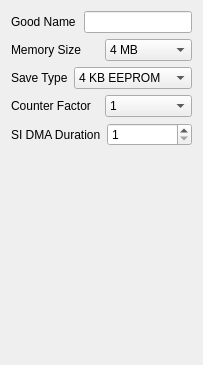
             <widget class="QWidget" name="innerGameTab">
              <attribute name="title">
               <string>Game</string>
              </attribute>
              <layout class="QVBoxLayout" name="verticalLayout_21">
               <item>
                <layout class="QHBoxLayout" name="horizontalLayout_51">
                 <item>
                  <widget class="QLabel" name="label_52">
                   <property name="text">
                    <string>Good Name</string>
                   </property>
                  </widget>
                 </item>
                 <item>
                  <widget class="QLineEdit" name="gameGoodNameLineEdit">
                   <property name="sizePolicy">
                    <sizepolicy hsizetype="Preferred" vsizetype="Fixed">
                     <horstretch>0</horstretch>
                     <verstretch>0</verstretch>
                    </sizepolicy>
                   </property>
                   <property name="readOnly">
                    <bool>true</bool>
                   </property>
                  </widget>
                 </item>
                </layout>
               </item>
               <item>
                <layout class="QHBoxLayout" name="horizontalLayout_53">
                 <item>
                  <widget class="QLabel" name="label_56">
                   <property name="text">
                    <string>Memory Size</string>
                   </property>
                  </widget>
                 </item>
                 <item>
                  <widget class="QComboBox" name="gameMemorySizeComboBox">
                   <item>
                    <property name="text">
                     <string>4 MB</string>
                    </property>
                   </item>
                   <item>
                    <property name="text">
                     <string>8 MB</string>
                    </property>
                   </item>
                  </widget>
                 </item>
                </layout>
               </item>
               <item>
                <layout class="QHBoxLayout" name="horizontalLayout_49">
                 <item>
                  <widget class="QLabel" name="label_50">
                   <property name="text">
                    <string>Save Type</string>
                   </property>
                  </widget>
                 </item>
                 <item>
                  <widget class="QComboBox" name="gameSaveTypeComboBox">
                   <item>
                    <property name="text">
                     <string>4 KB EEPROM</string>
                    </property>
                   </item>
                   <item>
                    <property name="text">
                     <string>16 KB EEPROM</string>
                    </property>
                   </item>
                   <item>
                    <property name="text">
                     <string>SRAM</string>
                    </property>
                   </item>
                   <item>
                    <property name="text">
                     <string>Flash RAM</string>
                    </property>
                   </item>
                   <item>
                    <property name="text">
                     <string>Controller pack</string>
                    </property>
                   </item>
                   <item>
                    <property name="text">
                     <string>None</string>
                    </property>
                   </item>
                  </widget>
                 </item>
                </layout>
               </item>
               <item>
                <layout class="QHBoxLayout" name="horizontalLayout_50">
                 <item>
                  <widget class="QLabel" name="label_51">
                   <property name="text">
                    <string>Counter Factor</string>
                   </property>
                  </widget>
                 </item>
                 <item>
                  <widget class="QComboBox" name="gameCounterFactorComboBox">
                   <item>
                    <property name="text">
                     <string>1</string>
                    </property>
                   </item>
                   <item>
                    <property name="text">
                     <string>2</string>
                    </property>
                   </item>
                   <item>
                    <property name="text">
                     <string>3</string>
                    </property>
                   </item>
                   <item>
                    <property name="text">
                     <string>4</string>
                    </property>
                   </item>
                   <item>
                    <property name="text">
                     <string>5</string>
                    </property>
                   </item>
                   <item>
                    <property name="text">
                     <string>6</string>
                    </property>
                   </item>
                  </widget>
                 </item>
                </layout>
               </item>
               <item>
                <layout class="QHBoxLayout" name="horizontalLayout_52">
                 <item>
                  <widget class="QLabel" name="label_55">
                   <property name="text">
                    <string>SI DMA Duration</string>
                   </property>
                  </widget>
                 </item>
                 <item>
                  <widget class="QSpinBox" name="gameSiDmaDurationSpinBox">
                   <property name="minimum">
                    <number>1</number>
                   </property>
                   <property name="maximum">
                    <number>9999999</number>
                   </property>
                  </widget>
                 </item>
                </layout>
               </item>
               <item>
                <spacer name="verticalSpacer_8">
                 <property name="orientation">
                  <enum>Qt::Vertical</enum>
                 </property>
                 <property name="sizeHint" stdset="0">
                  <size>
                   <width>20</width>
                   <height>208</height>
                  </size>
                 </property>
                </spacer>
               </item>
              </layout>
             </widget>
